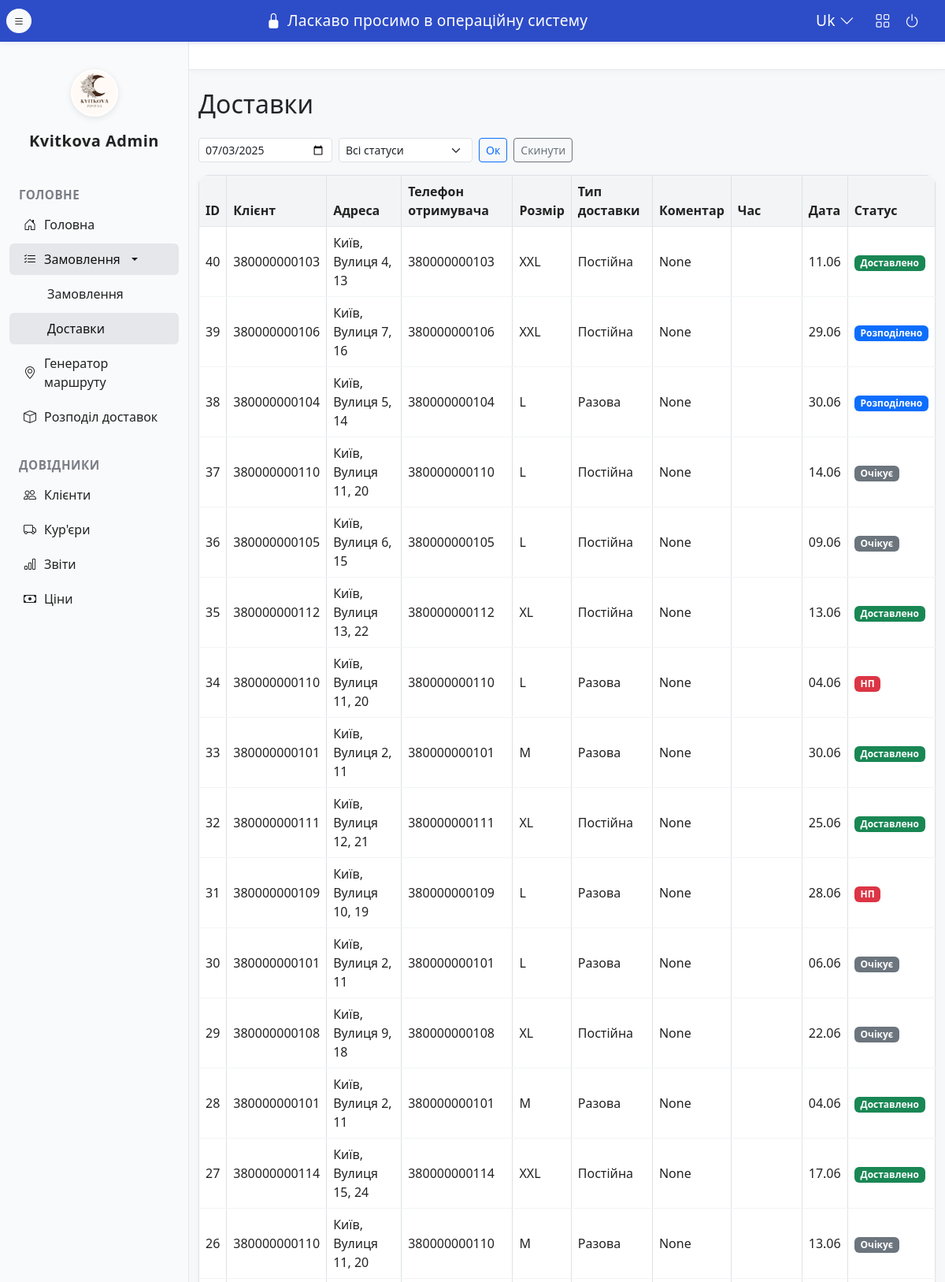
The page /deliveries (upper part) on the database its author committed.
### app/models/delivery.py (models this page shows)
class Delivery(db.Model):
    id = db.Column(db.Integer, primary_key=True)
    order_id = db.Column(db.Integer, db.ForeignKey('order.id'), nullable=False)
    client_id = db.Column(db.Integer, db.ForeignKey('client.id'), nullable=False)
    bouquet_id = db.Column(db.Integer, db.ForeignKey('price.id'))
    delivery_date = db.Column(db.Date, nullable=False)
    status = db.Column(db.String(32), default='Очікує')  # Очікує, Виконано, Скасовано
    comment = db.Column(db.Text)
    created_at = db.Column(db.DateTime, default=datetime.datetime.utcnow)
    updated_at = db.Column(db.DateTime, default=datetime.datetime.utcnow, onupdate=datetime.datetime.utcnow)
    street = db.Column(db.String(128))
    building_number = db.Column(db.String(32))
    time_window = db.Column(db.String(64))
    size = db.Column(db.String(32))
    phone = db.Column(db.String(32))
    time_from = db.Column(db.String(8))
    time_to = db.Column(db.String(8))
    courier_id = db.Column(db.Integer, db.ForeignKey('courier.id'))
    delivered_at = db.Column(db.DateTime)
    status_changed_at = db.Column(db.DateTime)
    order = db.relationship('Order')
    client = db.relationship('Client')
    bouquet = db.relationship('Price')
    courier = db.relationship('Courier', back_populates='deliveries')
    bouquet_size = db.Column(db.String(16))
    delivery_type = db.Column(db.String(32))
    price_at_delivery = db.Column(db.Integer)

### app/models/client.py (models this page shows)
class Client(db.Model):
    id = db.Column(db.Integer, primary_key=True)
    instagram = db.Column(db.String(128), nullable=False)
    phone = db.Column(db.String(32), nullable=False, unique=True)
    city = db.Column(db.String(64), nullable=False)
    telegram = db.Column(db.String(128))
    credits = db.Column(db.Integer, default=0)
    orders = db.relationship('Order', backref='client', lazy=True)

### app/blueprints/deliveries/routes.py (the view)
@deliveries_bp.route('/deliveries', methods=['GET'])
def deliveries_list():
    date_str = request.args.get('date')
    deliveries, selected_date = get_deliveries(date_str)
    couriers = get_all_couriers()
    return render_template('deliveries_list.html', deliveries=deliveries, selected_date=selected_date, couriers=couriers)

### app/services/delivery_service.py (called while the page is built)
def get_deliveries(date_str=None):
    deliveries_query = Delivery.query
    selected_date = None
    if date_str:
        try:
            selected_date = datetime.strptime(date_str, '%Y-%m-%d').date()
            deliveries_query = deliveries_query.filter(Delivery.delivery_date == selected_date)
        except Exception:
            pass
    return deliveries_query.order_by(Delivery.id.desc()).all(), date_str or datetime.utcnow().strftime('%Y-%m-%d')

def get_all_couriers():
    return Courier.query.all()

### app/templates/deliveries_list.html (shortened to what this page needs)
{% extends 'layout.html' %}
{% block content %}
<h2 class="mb-4">Доставки</h2>
<div class="d-flex align-items-center mb-3">
  <input type="date" id="filter-date" class="form-control form-control-sm me-2" style="width:170px;" value="{{ selected_date }}">
  <select id="filter-status" class="form-select form-select-sm me-2" style="width:170px;">
    <option value="">Всі статуси</option>
  </select>
  <button class="btn btn-outline-primary btn-sm me-2" id="apply-date-btn" type="button">Ок</button>
  <button class="btn btn-outline-secondary btn-sm" id="reset-date-btn" type="button">Скинути</button>
</div>
<table class="table table-bordered table-hover align-middle">
  <thead>
    <tr>
      <th>ID</th>
      <th>Клієнт</th>
      <th>Адреса</th>
      <th>Телефон отримувача</th>
      <th>Розмір</th>
      <th>Тип доставки</th>
      <th>Коментар</th>
      <th style="width:90px;">Час</th>
      <th>Дата</th>
      <th>Статус</th>
    </tr>
  </thead>
  <tbody>
    {% for d in deliveries %}
    <tr data-status="{{ d.status }}">
      <td>{{ d.id }}</td>
      <td>{{ d.client.phone }}</td>
      <td>
        <a href="#" class="address-link"
           data-city="{{ d.client.city }}"
           data-street="{{ d.street }}"
           data-building="{{ d.building_number }}"
           data-entrance="{{ d.entrance }}"
           style="color:inherit; text-decoration:none; cursor:pointer;">
          {{ d.client.city }}, {{ d.street }}{% if d.building_number %}, {{ d.building_number }}{% endif %}
        </a>
      </td>
      <td>{{ d.phone }}</td>
      <td>{{ d.bouquet_size }}</td>
      <td>{{ d.delivery_type }}</td>
      <td>{{ d.comment }}</td>
      <td>
      </td>
      <td>{{ d.delivery_date.strftime('%d.%m') }}</td>
      <td>
        <span class="delivery-status badge
          {% if d.status == 'Очікує' %}bg-secondary
          {% elif d.status == 'Розподілено' %}bg-primary
          {% elif d.status == 'Доставлено' %}bg-success
          {% elif d.status == 'НП' %}bg-danger
          {% else %}bg-light text-dark
          {% endif %}"
          data-id="{{ d.id }}" data-status="{{ d.status }}" style="cursor:pointer;">
          {{ d.status }}
        </span>
      </td>
    </tr>
    {% endfor %}
  </tbody>
</table>
{% endblock %}

### app/templates/layout.html (style rules this page uses)
body { background: #f7f8fa; }
.table { background: #fff; border-radius: 12px; overflow: hidden; box-shadow: 0 2px 8px rgba(0,0,0,0.03); }
.table th { background: #f3f4f6; color: #222; font-weight: 600; border-bottom: 1.5px solid #e5e7eb; }
.table td { background: #fff; color: #222; border-bottom: 1px solid #f3f4f6; }

### rows shown on the page
Delivery: id "40", client.phone "380000000103", client.city "Київ", street "Вулиця 4", building_number "13", phone "380000000103", bouquet_size "XXL", delivery_type "Постійна", comment "None", delivery_date "11.06", status "Доставлено"
Delivery: id "39", client.phone "380000000106", client.city "Київ", street "Вулиця 7", building_number "16", phone "380000000106", bouquet_size "XXL", delivery_type "Постійна", comment "None", delivery_date "29.06", status "Розподілено"
Delivery: id "38", client.phone "380000000104", client.city "Київ", street "Вулиця 5", building_number "14", phone "380000000104", bouquet_size "L", delivery_type "Разова", comment "None", delivery_date "30.06", status "Розподілено"
Delivery: id "37", client.phone "380000000110", client.city "Київ", street "Вулиця 11", building_number "20", phone "380000000110", bouquet_size "L", delivery_type "Постійна", comment "None", delivery_date "14.06", status "Очікує"
Delivery: id "36", client.phone "380000000105", client.city "Київ", street "Вулиця 6", building_number "15", phone "380000000105", bouquet_size "L", delivery_type "Постійна", comment "None", delivery_date "09.06", status "Очікує"
Delivery: id "35", client.phone "380000000112", client.city "Київ", street "Вулиця 13", building_number "22", phone "380000000112", bouquet_size "XL", delivery_type "Постійна", comment "None", delivery_date "13.06", status "Доставлено"
Delivery: id "34", client.phone "380000000110", client.city "Київ", street "Вулиця 11", building_number "20", phone "380000000110", bouquet_size "L", delivery_type "Разова", comment "None", delivery_date "04.06", status "НП"
Delivery: id "33", client.phone "380000000101", client.city "Київ", street "Вулиця 2", building_number "11", phone "380000000101", bouquet_size "M", delivery_type "Разова", comment "None", delivery_date "30.06", status "Доставлено"
Delivery: id "32", client.phone "380000000111", client.city "Київ", street "Вулиця 12", building_number "21", phone "380000000111", bouquet_size "XL", delivery_type "Постійна", comment "None", delivery_date "25.06", status "Доставлено"
Delivery: id "31", client.phone "380000000109", client.city "Київ", street "Вулиця 10", building_number "19", phone "380000000109", bouquet_size "L", delivery_type "Разова", comment "None", delivery_date "28.06", status "НП"
Delivery: id "30", client.phone "380000000101", client.city "Київ", street "Вулиця 2", building_number "11", phone "380000000101", bouquet_size "L", delivery_type "Разова", comment "None", delivery_date "06.06", status "Очікує"
Delivery: id "29", client.phone "380000000108", client.city "Київ", street "Вулиця 9", building_number "18", phone "380000000108", bouquet_size "XL", delivery_type "Постійна", comment "None", delivery_date "22.06", status "Очікує"
Delivery: id "28", client.phone "380000000101", client.city "Київ", street "Вулиця 2", building_number "11", phone "380000000101", bouquet_size "M", delivery_type "Разова", comment "None", delivery_date "04.06", status "Доставлено"
Delivery: id "27", client.phone "380000000114", client.city "Київ", street "Вулиця 15", building_number "24", phone "380000000114", bouquet_size "XXL", delivery_type "Постійна", comment "None", delivery_date "17.06", status "Доставлено"
Delivery: id "26", client.phone "380000000110", client.city "Київ", street "Вулиця 11", building_number "20", phone "380000000110", bouquet_size "M", delivery_type "Разова", comment "None", delivery_date "13.06", status "Очікує"
